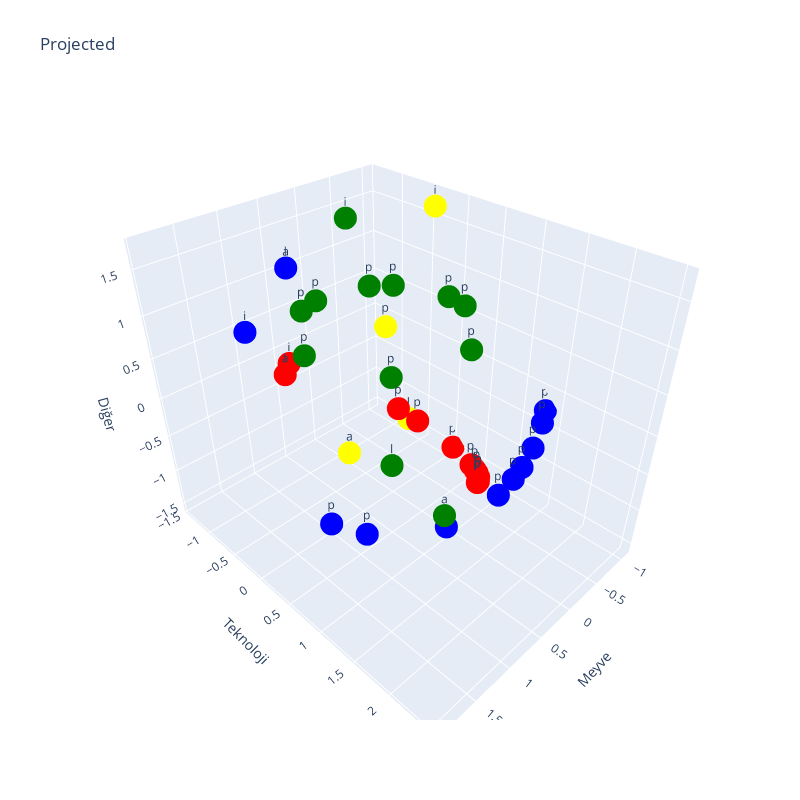

Notebook cell for this chart:
### Code cell
dots_data = [
  {
    "dots": l_projected[0].detach().cpu().numpy(),
    "color": "red",
    "labels": [letters[i] for i in tokens_padded]
  },
  {
    "dots": l_normalized[0].detach().cpu().numpy(),
    "color": "blue",
    "labels": [letters[i] for i in tokens_padded]
  },
  {
    "dots": positioned_cumle[0].detach().cpu().numpy(),
    "color": "green",
    "labels": [letters[i] for i in tokens_padded]
  },
  {
    "dots": cumle[0].detach().cpu().numpy(),
    "color": "yellow",
    "labels": [letters[i] for i in tokens_padded]
  }
]

plot_dots(dots_data, "Projected")

### Figure 1 — Plotly figure (JSON) as saved in the notebook; plotly's stock layout.template omitted (floating-point values rounded to 4 significant figures)
{"data": [{"hoverinfo": "text", "marker": {"color": "red", "size": 8}, "mode": "markers+text", "text": ["a", "l", "i", "p", "p", "p", "p", "p", "p", "p", "p", "p"], "type": "scatter3d", "x": [1.232, 1.232, 0.8982, -0.525, -0.8565, -1.055, -0.7013, -0.877, -0.9145, -0.604, -0.7523, -0.9828], "y": [-0.2748, -0.2748, -0.6623, 0.8845, 0.6154, 0.03837, -0.6158, -0.4354, 0.5364, 0.8381, 0.7248, 0.4131], "z": [0.5149, 0.5149, 0.3322, -1.268, -1.479, -1.499, -1.032, -1.227, -1.508, -1.323, -1.419, -1.534]}, {"hoverinfo": "text", "marker": {"color": "blue", "size": 8}, "mode": "markers+text", "text": ["a", "l", "i", "p", "p", "p", "p", "p", "p", "p", "p", "p"], "type": "scatter3d", "x": [0.3285, 0.3285, 0.9419, -1.068, -0.6255, 0.2405, 1.13, 0.897, -0.5021, -0.9878, -0.8004, -0.313], "y": [-1.355, -1.355, -1.384, 1.337, 1.411, 1.086, 0.1696, 0.4962, 1.396, 1.37, 1.41, 1.351], "z": [1.027, 1.027, 0.4424, -0.2694, -0.7856, -1.327, -1.299, -1.393, -0.8936, -0.3825, -0.6095, -1.038]}, {"hoverinfo": "text", "marker": {"color": "green", "size": 8}, "mode": "markers+text", "text": ["a", "l", "i", "p", "p", "p", "p", "p", "p", "p", "p", "p"], "type": "scatter3d", "x": [1.927, -0.03831, 0.03806, 0.1771, -0.7208, -0.9229, -0.2434, 0.693, 1.025, 0.4481, -0.508, -0.964], "y": [2.487, -0.06084, -0.6395, -1.053, -0.7171, 0.2202, 0.8967, 0.6904, -0.209, -0.9746, -0.9025, -0.05905], "z": [0.9007, -1.274, 1.717, 0.6756, 0.6756, 0.6756, 0.6756, 0.6756, 0.6756, 0.6756, 0.6756, 0.6756]}, {"hoverinfo": "text", "marker": {"color": "yellow", "size": 8}, "mode": "markers+text", "text": ["a", "l", "i", "p", "p", "p", "p", "p", "p", "p", "p", "p"], "type": "scatter3d", "x": [1.927, -0.8798, -0.8712, 0.036, 0.036, 0.036, 0.036, 0.036, 0.036, 0.036, 0.036, 0.036], "y": [1.487, -0.6011, -0.2234, -0.06348, -0.06348, -0.06348, -0.06348, -0.06348, -0.06348, -0.06348, -0.06348, -0.06348], "z": [0.9007, -1.274, 1.717, 0.6756, 0.6756, 0.6756, 0.6756, 0.6756, 0.6756, 0.6756, 0.6756, 0.6756]}], "layout": {"height": 800, "scene": {"xaxis": {"title": {"text": "Meyve"}}, "yaxis": {"title": {"text": "Teknoloji"}}, "zaxis": {"title": {"text": "Diğer"}}}, "showlegend": false, "title": {"text": "Projected"}, "width": 800}}
